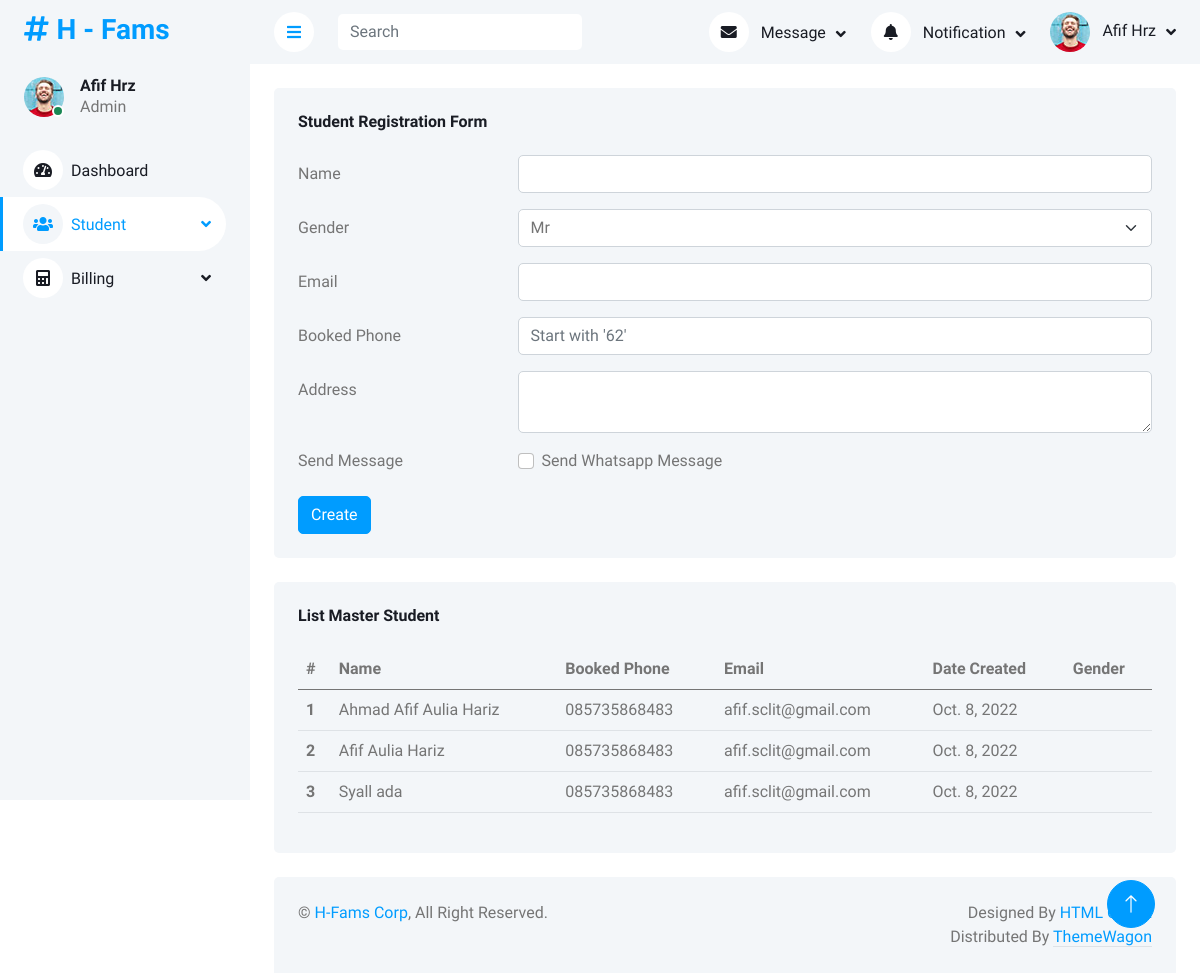
Page /student/studentregistration/ on the earlier database version.
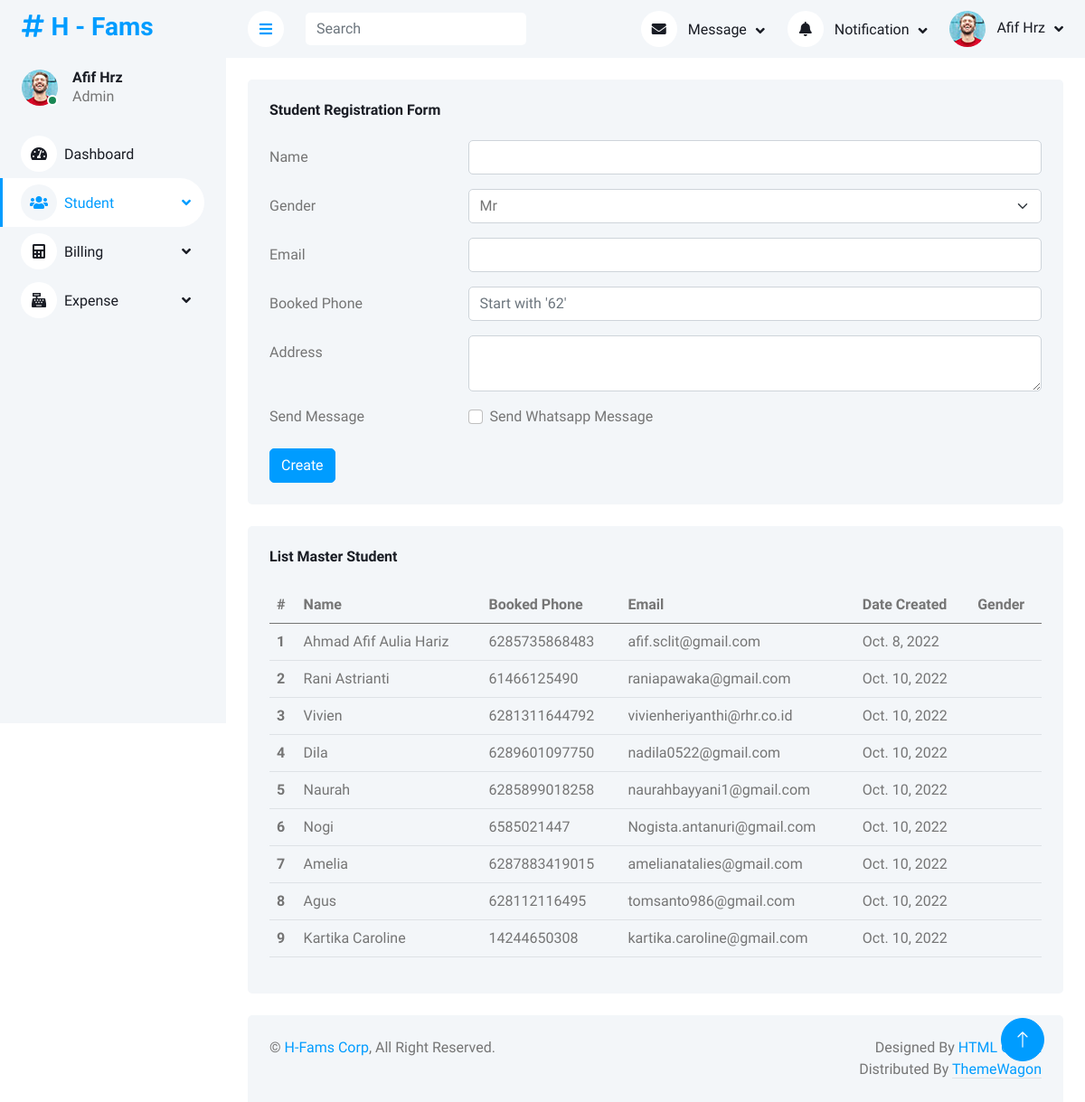
Same page on the later database version.
### dashboard/models.py (models this page shows)
class admin_mst_module(models.Model):
    modulename = models.CharField(max_length=30, db_column="MODULENAME")
    pagename = models.CharField(max_length=30, db_column="PAGENAME")
    created_by = models.CharField(max_length=30, db_column="CREATED_BY")
    date_created = models.DateField(default=datetime.date.today, blank=True, db_column="DATE_CREATED")
    modified_by = models.CharField(max_length=30, blank=True, null=True, db_column="MODIFIED_BY")
    date_modified = models.DateField(blank=True, null=True, db_column="DATE_MODIFIED")
    adm_mst_id = models.IntegerField(blank=True, null=True, db_column="ADM_MST_MODULE_ID")
    validstatus = models.IntegerField(blank=True, null=True, db_column="VALIDSTATUS")
    ordernumber = models.IntegerField(db_column="ORDERNUMBER")
    levelnumber = models.IntegerField(blank=True, null=True, db_column="LEVELNUMBER")
    moduleurl = models.CharField(max_length=30, blank=True, null=True, db_column="MODULEURL")
    moduleicon = models.CharField(max_length=30, blank=True, null=True, db_column="MODULEICON")
    moduleclass = models.CharField(max_length=30, blank=True, null=True, db_column="MODULECLASS")
    application = models.CharField(max_length=30, db_column="APPLICATION")
    class Meta:
        db_table = 'ADM_MST_MODULE'

### student/models.py (models this page shows)
class std_mst(models.Model):
    name = models.CharField(max_length=30, db_column="NAME")
    gender = models.CharField(max_length=1, db_column="GENDER", default="M")
    phone = models.CharField(max_length=30, db_column="BOOKED_PHONE")
    email = models.CharField(max_length=30, db_column="EMAIL")
    address = models.CharField(max_length=30, blank=True, null=True, db_column="ADDRESS")
    validuntil = models.DateField(blank=True, null=True, db_column="VALID_UNTIL")
    date_created = models.DateField(default=datetime.date.today, blank=True, db_column="DATE_CREATED")
    created_by = models.CharField(max_length=30, db_column="CREATED_BY")
    date_modified = models.DateField(blank=True, null=True, db_column="DATE_MODIFIED")
    modified_by = models.CharField(max_length=30, blank=True, null=True, db_column="MODIFIED_BY")
    reason = models.CharField(max_length=30, blank=True, null=True, db_column="REASON_TERMINATE")
    class Meta:
        db_table = 'STD_MST'

### student/views.py (the view, shortened to what this page needs)
# urls.py: path('studentregistration/', views.studentregistration_view, name='studentregistration'),
@csrf_protect
def studentregistration_view(request):
    datamst = std_mst.objects.filter(validuntil__isnull=True)
    context = {
        'title':'H - Student Registration',
        'dashboard_active':'Student',
        'datamst':datamst
        }
    return render(request, 'student/studentregistration_view.html', context)

### student/templates/student/studentregistration_view.html (shortened to what the changed rows need)
{% extends 'base_site.html' %}
{% load static %}
{% block content %}
<div class="container-fluid pt-4 px-4">
    <div class="row g-4">
        <div class="col-sm-12 col-xl-12">
            <div class="bg-light rounded h-100 p-4">
                <table class="table table-hover">
                    <thead>
                        <tr>
                            <th scope="col">#</th>
                            <th scope="col">Name</th>
                            <th scope="col">Booked Phone</th>
                            <th scope="col">Email</th>
                            <th scope="col">Date Created</th>
                            <th scope="col">Gender</th>
                        </tr>
                    </thead>
                    <tbody>
                        {% for data in datamst %}
                        <tr>
                            <th scope="row">{{forloop.counter}}</th>
                            <td>{{data.name}}</td>
                            <td>{{data.phone}}</td>
                            <td>{{data.email}}</td>
                            <td>{{data.date_created}}</td>
                            <td>
                            </td>
                        </tr>
                        {% endfor %}
                    </tbody>
                </table>
            </div>
        </div>
    </div>
</div>
{% endblock content %}

### templates/base_site.html (shortened to what the changed rows need)
{% load static %}
{% load custom_tags %}
<!DOCTYPE html>
<html lang="en">
<head>
    <link href="https://cdnjs.cloudflare.com/ajax/libs/font-awesome/5.10.0/css/all.min.css" rel="stylesheet">
    <link href="https://cdn.jsdelivr.net/npm/bootstrap-icons@1.4.1/font/bootstrap-icons.css" rel="stylesheet">
    <link href={% static "lib/owlcarousel/assets/owl.carousel.min.css" %} rel="stylesheet">
    <link href={% static "lib/tempusdominus/css/tempusdominus-bootstrap-4.min.css" %} rel="stylesheet" />
    <link href={% static "css/bootstrap.min.css" %} rel="stylesheet">
    <link href={% static "css/style.css" %} rel="stylesheet">
</head>
<body>
    <div class="container-xxl position-relative bg-white d-flex p-0">
        <div class="sidebar pe-4 pb-3">
            <nav class="navbar bg-light navbar-light">
                <div class="navbar-nav w-100">
                    {% autoescape off %}
                    {% loop_module dashboard_active %}
                    {% endautoescape %}
                </div>
            </nav>
        </div>
        <div class="content">
            {% block content %}
            {% endblock content %}
        </div>
    </div>
</body>
</html>

Differences in the rows shown:
no longer on this page (row edited): std_mst: name "Afif Aulia Hariz", phone "085735868483", email "afif.sclit@gmail.com", date_created "Oct. 8, 2022"
no longer on this page (row edited): std_mst: name "Syall ada", phone "085735868483", email "afif.sclit@gmail.com", date_created "Oct. 8, 2022"
computed for admin_mst_module: id+MODULENAME+MODULEURL "Dashboard Student Billing" → "Dashboard Student Billing Expense"
changed std_mst "Ahmad Afif Aulia Hariz": phone "085735868483" → "6285735868483"
added std_mst: name "Rani Astrianti", phone "61466125490", email "raniapawaka@gmail.com", date_created "Oct. 10, 2022"
added std_mst: name "Vivien", phone "6281311644792", email "vivienheriyanthi@rhr.co.id", date_created "Oct. 10, 2022"
added std_mst: name "Dila", phone "6289601097750", email "nadila0522@gmail.com", date_created "Oct. 10, 2022"
added std_mst: name "Naurah", phone "6285899018258", email "naurahbayyani1@gmail.com", date_created "Oct. 10, 2022"
added std_mst: name "Nogi", phone "6585021447", email "Nogista.antanuri@gmail.com", date_created "Oct. 10, 2022"
added std_mst: name "Amelia", phone "6287883419015", email "amelianatalies@gmail.com", date_created "Oct. 10, 2022"
added std_mst: name "Agus", phone "628112116495", email "tomsanto986@gmail.com", date_created "Oct. 10, 2022"
added std_mst: name "Kartika Caroline", phone "14244650308", email "kartika.caroline@gmail.com", date_created "Oct. 10, 2022"
